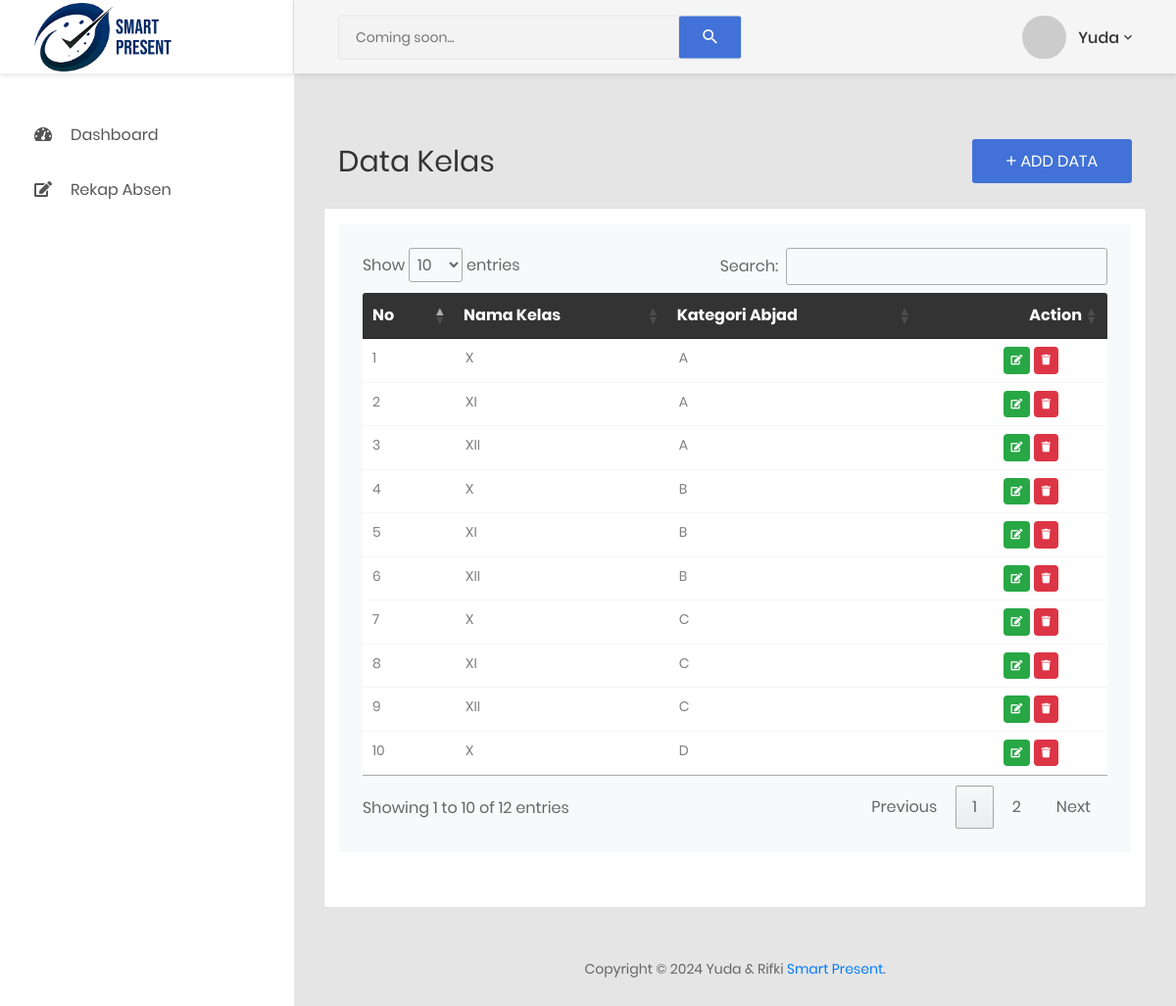
Page /kelas/index.php (signed in) on the committed database.
### tables this page shows
CREATE TABLE `tb_kelas` (
  `id` int(11) NOT NULL,
  `nama_kelas` varchar(20) NOT NULL,
  `category` varchar(20) NOT NULL
);

### functions/Kelas.php (called while the page is built, shortened)
<?php
require_once "../koneksi.php";
function query($query)
{
  global $connect;
  $result = mysqli_query($connect, $query);
  $results = [];
  while ($row = mysqli_fetch_assoc($result)) {
    $results[] = $row;
  }
  return $results;
}

### kelas/index.php (the view, shortened to what this page needs)
<?php
$title = 'Kelas';
require_once "../functions/Kelas.php";
$kelas = query("SELECT * FROM tb_kelas");
include('../layouts/header.php');
?>
<div class="container-fluid">
  <div class="row">
    <div class="col-md-12">
      <div class="overview-wrap">
        <h2 class="title-1">Data <?= $title; ?></h2>
        <button type="button" class="au-btn au-btn-icon au-btn--blue" data-toggle="modal" data-target="#mediumModal">
          <i class="zmdi zmdi-plus"></i>add Data</button>
      </div>
    </div>
  </div>
  <div class="row m-t-25">
    <div class="col-md-12 card py-3">
      <div class="table-responsive m-b-40 bg-light p-4">
        <table class="table table-borderless table-data3" id="myTable">
          <thead>
            <tr>
              <th>No</th>
              <th class="pl-2">Nama Kelas</th>
              <th class="pl-2">Kategori Abjad</th>
              <th>Action</th>
            </tr>
          </thead>
          <tbody>
            <?php
            $i = 1;
            foreach ($kelas as $kls) : ?>
              <tr>
                <td><?= $i++; ?></td>
                <td><?= $kls['nama_kelas']; ?></td>
                <td><?= $kls['category']; ?></td>
                <td>
                  <a href="edit.php?id=<?= $kls['id']; ?>" class="p-2 badge btn-success"><i class="fa fa-edit"></i></a>
                  <a href="delete.php?id=<?= $kls['id']; ?>" class="p-2 badge btn-danger" onclick="return confirm('Yakin untuk menghapus data?')"><i class="fa fa-trash"></i></a>
                </td>
              </tr>
            <?php endforeach; ?>
          </tbody>
        </table>
      </div>
    </div>
  </div>
</div>
<?php include('../layouts/footer.php'); ?>

### rows in the picture
tb_kelas: nama_kelas "X", category "A"
tb_kelas: nama_kelas "XI", category "A"
tb_kelas: nama_kelas "XII", category "A"
tb_kelas: nama_kelas "X", category "B"
tb_kelas: nama_kelas "XI", category "B"
tb_kelas: nama_kelas "XII", category "B"
tb_kelas: nama_kelas "X", category "C"
tb_kelas: nama_kelas "XI", category "C"
tb_kelas: nama_kelas "XII", category "C"
tb_kelas: nama_kelas "X", category "D"

### other values in the picture
$_SESSION['nama'] "Yuda"
$title "Kelas"
